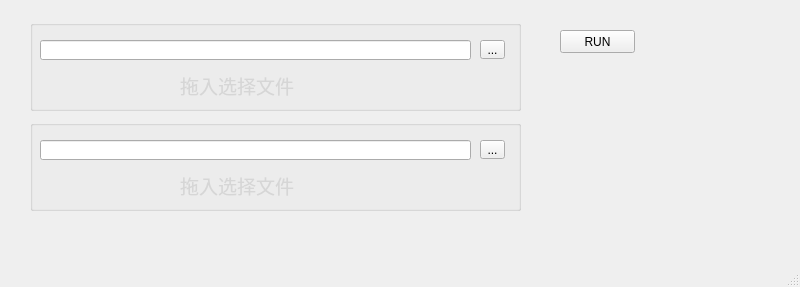
<?xml version="1.0" encoding="UTF-8"?>
<ui version="4.0">
 <class>MainWindow</class>
 <widget class="QMainWindow" name="MainWindow">
  <property name="geometry">
   <rect>
    <x>0</x>
    <y>0</y>
    <width>800</width>
    <height>287</height>
   </rect>
  </property>
  <property name="windowTitle">
   <string>SPI analyze</string>
  </property>
  <widget class="QWidget" name="centralwidget">
   <widget class="QGroupBox" name="groupBox_DB">
    <property name="geometry">
     <rect>
      <x>30</x>
      <y>20</y>
      <width>491</width>
      <height>91</height>
     </rect>
    </property>
    <property name="title">
     <string/>
    </property>
    <widget class="QLineEdit" name="lineEdit_DB">
     <property name="geometry">
      <rect>
       <x>10</x>
       <y>20</y>
       <width>431</width>
       <height>20</height>
      </rect>
     </property>
    </widget>
    <widget class="QToolButton" name="toolButton_DB">
     <property name="geometry">
      <rect>
       <x>450</x>
       <y>20</y>
       <width>25</width>
       <height>19</height>
      </rect>
     </property>
     <property name="text">
      <string>...</string>
     </property>
    </widget>
    <widget class="QLabel" name="label_3">
     <property name="geometry">
      <rect>
       <x>150</x>
       <y>50</y>
       <width>121</width>
       <height>31</height>
      </rect>
     </property>
     <property name="palette">
      <palette>
       <active>
        <colorrole role="WindowText">
         <brush brushstyle="SolidPattern">
          <color alpha="255">
           <red>214</red>
           <green>214</green>
           <blue>214</blue>
          </color>
         </brush>
        </colorrole>
       </active>
       <inactive>
        <colorrole role="WindowText">
         <brush brushstyle="SolidPattern">
          <color alpha="255">
           <red>214</red>
           <green>214</green>
           <blue>214</blue>
          </color>
         </brush>
        </colorrole>
       </inactive>
       <disabled>
        <colorrole role="WindowText">
         <brush brushstyle="SolidPattern">
          <color alpha="255">
           <red>120</red>
           <green>120</green>
           <blue>120</blue>
          </color>
         </brush>
        </colorrole>
       </disabled>
      </palette>
     </property>
     <property name="font">
      <font>
       <family>Microsoft YaHei</family>
       <pointsize>14</pointsize>
      </font>
     </property>
     <property name="text">
      <string>拖入选择文件</string>
     </property>
    </widget>
   </widget>
   <widget class="QGroupBox" name="groupBox_CSV">
    <property name="geometry">
     <rect>
      <x>30</x>
      <y>120</y>
      <width>491</width>
      <height>91</height>
     </rect>
    </property>
    <property name="title">
     <string/>
    </property>
    <widget class="QLineEdit" name="lineEdit_CSV">
     <property name="geometry">
      <rect>
       <x>10</x>
       <y>20</y>
       <width>431</width>
       <height>20</height>
      </rect>
     </property>
    </widget>
    <widget class="QToolButton" name="toolButton_CSV">
     <property name="geometry">
      <rect>
       <x>450</x>
       <y>20</y>
       <width>25</width>
       <height>19</height>
      </rect>
     </property>
     <property name="text">
      <string>...</string>
     </property>
    </widget>
    <widget class="QLabel" name="label_4">
     <property name="geometry">
      <rect>
       <x>150</x>
       <y>50</y>
       <width>121</width>
       <height>31</height>
      </rect>
     </property>
     <property name="palette">
      <palette>
       <active>
        <colorrole role="WindowText">
         <brush brushstyle="SolidPattern">
          <color alpha="255">
           <red>214</red>
           <green>214</green>
           <blue>214</blue>
          </color>
         </brush>
        </colorrole>
       </active>
       <inactive>
        <colorrole role="WindowText">
         <brush brushstyle="SolidPattern">
          <color alpha="255">
           <red>214</red>
           <green>214</green>
           <blue>214</blue>
          </color>
         </brush>
        </colorrole>
       </inactive>
       <disabled>
        <colorrole role="WindowText">
         <brush brushstyle="SolidPattern">
          <color alpha="255">
           <red>120</red>
           <green>120</green>
           <blue>120</blue>
          </color>
         </brush>
        </colorrole>
       </disabled>
      </palette>
     </property>
     <property name="font">
      <font>
       <family>Microsoft YaHei</family>
       <pointsize>14</pointsize>
      </font>
     </property>
     <property name="text">
      <string>拖入选择文件</string>
     </property>
    </widget>
   </widget>
   <widget class="QPushButton" name="pushButton">
    <property name="geometry">
     <rect>
      <x>560</x>
      <y>30</y>
      <width>75</width>
      <height>23</height>
     </rect>
    </property>
    <property name="text">
     <string>RUN</string>
    </property>
   </widget>
  </widget>
  <widget class="QMenuBar" name="menubar">
   <property name="geometry">
    <rect>
     <x>0</x>
     <y>0</y>
     <width>800</width>
     <height>26</height>
    </rect>
   </property>
  </widget>
  <widget class="QStatusBar" name="statusbar"/>
 </widget>
 <resources/>
 <connections/>
</ui>
